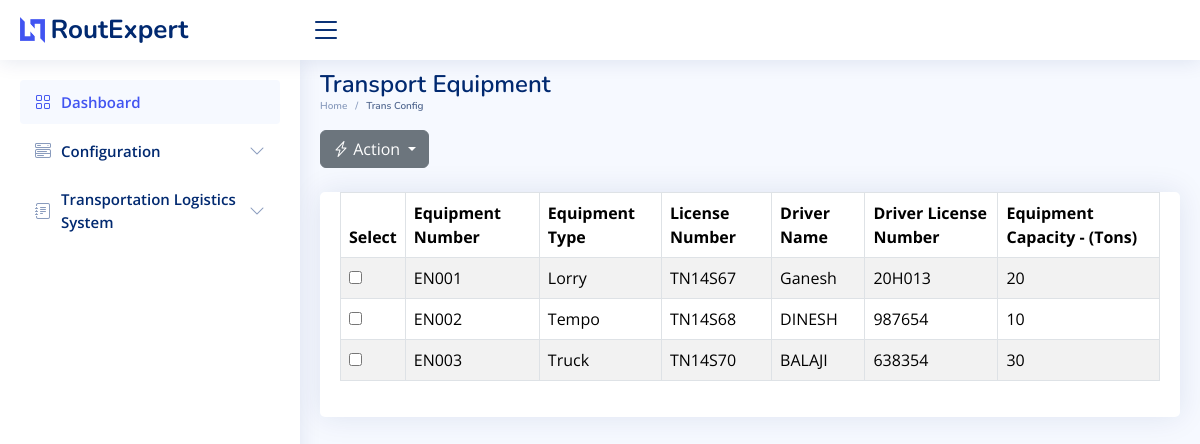
Page /trans_equip_config on the committed database.
### sql_app/model.py (models this page shows)
class TransportationEquipment(Base):
    __tablename__ = "TransportationEquipment"
    id = Column(Integer, primary_key=True, index=True)
    equipment_number = Column(String)
    equipment_type = Column(String)
    equipment_license_number = Column(String)
    driver_name = Column(String)
    driver_license_number = Column(String)
    equipment_description = Column(String)

### main.py (the view)
@app.get("/trans_equip_config",response_class=HTMLResponse)
async def trans_equip_config(request: Request):
    equipment_list = []
    db = SessionLocal()
    equipment_records = db.query(TransportationEquipment).all()
    for equipment in equipment_records:
        equipment_data = {
            "id": equipment.id,
            "equipment_number": equipment.equipment_number,
            "equipment_type": equipment.equipment_type,
            "equipment_license_number": equipment.equipment_license_number,
            "driver_name": equipment.driver_name,
            "driver_license_number": equipment.driver_license_number,
            "equipment_description": equipment.equipment_description,
        }
        equipment_list.append(equipment_data)
    return templates.TemplateResponse("trans_equip_config.html", {"request": request, "equipment": equipment_list})

### templates/trans_equip_config.html (shortened to what this page needs)
<!DOCTYPE html>
<html lang="en">
  <head>
    <link
      href="../static/assets/vendor/bootstrap/css/bootstrap.min.css"
      rel="stylesheet"
    />
    <link
      href="../static/assets/vendor/bootstrap-icons/bootstrap-icons.css"
      rel="stylesheet"
    />
    <link
      href="../static/assets/vendor/boxicons/css/boxicons.min.css"
      rel="stylesheet"
    />
    <link
      href="../static/assets/vendor/quill/quill.snow.css"
      rel="stylesheet"
    />
    <link
      href="../static/assets/vendor/quill/quill.bubble.css"
      rel="stylesheet"
    />
    <link
      href="../static/assets/vendor/remixicon/remixicon.css"
      rel="stylesheet"
    />
    <link
      href="../static/assets/vendor/simple-datatables/style.css"
      rel="stylesheet"
    />
    <link href="../static/assets/css/style.css" rel="stylesheet" />
  </head>
  <body>
    <header id="header" class="header fixed-top d-flex align-items-center">
      <div class="d-flex align-items-center justify-content-between">
        <a href="/" class="logo d-flex align-items-center">
          <img src="../static/assets/img/logo.png" alt="" />
          <span class="d-none d-lg-block">RoutExpert</span>
        </a>
        <i class="bi bi-list toggle-sidebar-btn"></i>
      </div>
    </header>
    <aside id="sidebar" class="sidebar">
      <ul class="sidebar-nav" id="sidebar-nav">
        <li class="nav-item">
          <a class="nav-link" href="/">
            <i class="bi bi-grid"></i>
            <span>Dashboard</span>
          </a>
        </li>
        <li class="nav-item">
          <a
            class="nav-link collapsed"
            data-bs-target="#components-nav"
            data-bs-toggle="collapse"
            href="#"
          >
            <i class="bi bi-menu-button-wide"></i><span>Configuration</span
            ><i class="bi bi-chevron-down ms-auto"></i>
          </a>
        </li>
        <li class="nav-item">
          <a
            class="nav-link collapsed"
            data-bs-target="#forms-nav"
            data-bs-toggle="collapse"
            href="#"
          >
            <i class="bi bi-journal-text"></i
            ><span>Transportation Logistics System</span
            ><i class="bi bi-chevron-down ms-auto"></i>
          </a>
        </li>
      </ul>
    </aside>
    <main id="main" class="main">
      <div class="pagetitle">
        <h1>Transport Equipment</h1>
        <nav>
          <ol class="breadcrumb">
            <li class="breadcrumb-item"><a href="/">Home</a></li>
            <li class="breadcrumb-item active">Trans Config</li>
          </ol>
        </nav>
      </div>
      <section class="section dashboard">
        <div class="row">
          <div class="col-md-6">
            <div class="dropdown d-inline-block">
              <button
                class="btn btn-secondary dropdown-toggle"
                type="button"
                id="configurationDropdown"
                data-bs-toggle="dropdown"
                aria-expanded="false"
              >
                <i class="bi bi-lightning-charge"></i> Action
              </button>
            </div>
          </div>
        </div>
        <div class="container-lg-10 mt-4">
          <div class="card">
            <div class="card-body">
              <table class="table datatable table-bordered table-striped">
                <thead class="thead-dark">
                  <tr>
                    <th>Select</th>
                    <th>Equipment Number</th>
                    <th>Equipment Type</th>
                    <th>License Number</th>
                    <th>Driver Name</th>
                    <th>Driver License Number</th>
                    <th>Equipment Capacity - (Tons) </th>
                  </tr>
                </thead>
                <tbody>
                  {% for equipment in equipment %}
                  <tr>
                    <td>
                      <input
                        type="checkbox"
                        name="selectedEquipment"
                        value="{{ equipment.id }}"
                      />
                    </td>
                    <td class="equipment-info" data-column="equipment_number">
                      {{ equipment.equipment_number }}
                    </td>
                    <td class="equipment-info" data-column="equipment_type">
                      {{ equipment.equipment_type }}
                    </td>
                    <td class="equipment-info" data-column="license_number">
                      {{ equipment.equipment_license_number }}
                    </td>
                    <td class="equipment-info" data-column="driver_name">
                      {{ equipment.driver_name }}
                    </td>
                    <td
                      class="equipment-info"
                      data-column="driver_license_number"
                    >
                      {{ equipment.driver_license_number }}
                    </td>
                    <td class="equipment-info" data-column="description">
                      {{ equipment.equipment_description }}
                    </td>
                  </tr>
                  {% endfor %}
                </tbody>
              </table>
            </div>
          </div>
        </div>
      </section>
    </main>
  </body>
</html>

### static/assets/css/style.css (style rules this page uses)
:root { scroll-behavior: smooth; }
body { font-family: "Open Sans", sans-serif; background: #f6f9ff; color: #444444; }
a { color: #4154f1; text-decoration: none; }
h1, h2, h3, h4, h5, h6 { font-family: "Nunito", sans-serif; }
#main { margin-top: 60px; padding: 10px 20px; font-size: 16px; transition: all 0.3s; }
.pagetitle { margin-bottom: 10px; }
.pagetitle h1 { font-size: 24px; margin-bottom: 0; font-weight: 600; color: #012970; }
.card { margin-bottom: 30px; border: none; border-radius: 5px; box-shadow: 0px 0 30px rgba(1, 41, 112, 0.1); }
.card-body { padding: 0 20px 20px 20px; }
.breadcrumb { font-size: 10px; font-family: "Nunito", sans-serif; color: #899bbd; font-weight: 600; }
.breadcrumb a { color: #899bbd; transition: 0.3s; }
.breadcrumb .breadcrumb-item::before { color: #899bbd; }
.breadcrumb .active { color: #51678f; font-weight: 600; }
.logo { line-height: 1; }
@media (min-width: 1200px) { .logo { width: 280px; } }
.logo img { max-height: 26px; margin-right: 6px; }
.logo span { font-size: 26px; font-weight: 700; color: #012970; font-family: "Nunito", sans-serif; }
.header { transition: all 0.5s; z-index: 997; height: 60px; box-shadow: 0px 2px 20px rgba(1, 41, 112, 0.1); background-color: #fff; padding-left: 20px; }
.header .toggle-sidebar-btn { font-size: 32px; padding-left: 10px; cursor: pointer; color: #012970; }
.sidebar { position: fixed; top: 60px; left: 0; bottom: 0; width: 300px; z-index: 996; transition: all 0.3s; padding: 20px; overflow-y: auto; scrollbar-width: thin; scrollbar-color: #aab7cf transparent; box-shadow: 0px 0px 20px rgba(1, 41, 112, 0.1); background-color: #fff; }
@media (min-width: 1200px) { #main, #footer { margin-left: 300px; } }
.sidebar-nav { padding: 0; margin: 0; list-style: none; }
.sidebar-nav li { padding: 0; margin: 0; list-style: none; }
.sidebar-nav .nav-item { margin-bottom: 5px; }
.sidebar-nav .nav-link { display: flex; align-items: center; font-size: 15px; font-weight: 600; color: #4154f1; transition: 0.3; background: #f6f9ff; padding: 10px 15px; border-radius: 4px; }
.sidebar-nav .nav-link i { font-size: 16px; margin-right: 10px; color: #4154f1; }
.sidebar-nav .nav-link.collapsed { color: #012970; background: #fff; }
.sidebar-nav .nav-link.collapsed i { color: #899bbd; }
.sidebar-nav .nav-link .bi-chevron-down { margin-right: 0; transition: transform 0.2s ease-in-out; }

### rows in the picture
TransportationEquipment: equipment_number "EN001", equipment_type "Lorry", equipment_license_number "TN14S67", driver_name "Ganesh", driver_license_number "20H013", equipment_description "20"
TransportationEquipment: equipment_number "EN002", equipment_type "Tempo", equipment_license_number "TN14S68", driver_name "DINESH", driver_license_number "987654", equipment_description "10"
TransportationEquipment: equipment_number "EN003", equipment_type "Truck", equipment_license_number "TN14S70", driver_name "BALAJI", driver_license_number "638354", equipment_description "30"
